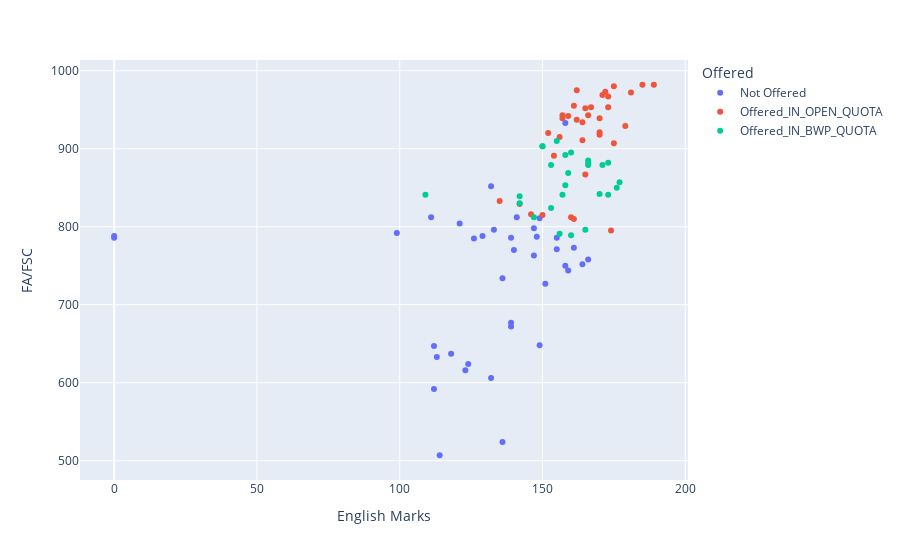

The notebook cell this image was saved under:
### Code cell
# Visulize BS English Applicants
import plotly.express as px
import pandas as pd
df = pd.read_csv('dataset/fall18/01-2019-04-01-bs-english-fall18.csv')
#print(df.columns)
fig = px.scatter(df, x="English Marks", y="FA/FSC",color="Offered",hover_data=['Domicile'])
fig.show()

### Figure 1 — Plotly figure (JSON) as saved in the notebook; plotly's stock layout.template omitted (floating-point values rounded to 4 significant figures)
{"data": [{"customdata": [["OPEN"], ["Bahawalpur"], ["Bahawalpur"], ["Bahawalpur"], ["Bahawalpur"], ["Bahawalpur"], ["Bahawalpur"], ["Bahawalpur"], ["Bahawalpur"], ["Bahawalpur"], ["Bahawalpur"], ["Bahawalpur"], ["Bahawalpur"], ["Bahawalpur"], ["Bahawalpur"], ["Bahawalpur"], ["Bahawalpur"], ["Bahawalpur"], ["Bahawalpur"], ["Bahawalpur"], ["Bahawalpur"], ["Bahawalpur"], ["Bahawalpur"], ["Bahawalpur"], ["Bahawalpur"], ["Bahawalpur"], ["Bahawalpur"], ["Bahawalpur"], ["OPEN"], ["OPEN"], ["OPEN"], ["Bahawalpur"], ["OPEN"], ["Bahawalpur"], ["OPEN"], ["OPEN"], ["Bahawalpur"], ["Bahawalpur"]], "hovertemplate": "Offered=Not Offered<br>English Marks=%{x}<br>FA/FSC=%{y}<br>Domicile=%{customdata[0]}<extra></extra>", "legendgroup": "Not Offered", "marker": {"color": "#636efa", "symbol": "circle"}, "mode": "markers", "name": "Not Offered", "showlegend": true, "type": "scatter", "x": [136, 147, 132, 136, 126, 99, 140, 124, 133, 164, 155, 155, 114, 158, 159, 123, 149, 113, 139, 112, 166, 148, 129, 149, 161, 118, 141, 139, 121, 111, 158, 132, 151, 139, 147, 112, 0, 0], "xaxis": "x", "y": [734, 763, 606, 524, 785, 792, 770, 624, 796, 752, 771, 786, 507, 750, 744, 616, 648, 633, 786, 647, 758, 787, 788, 811, 773, 637, 812, 677, 804, 812, 933, 852, 727, 672, 798, 592, 786, 788], "yaxis": "y"}, {"customdata": [["Bahawalpur"], ["Bahawalpur"], ["Bahawalpur"], ["Bahawalpur"], ["Bahawalpur"], ["Bahawalpur"], ["Bahawalpur"], ["Bahawalpur"], ["Bahawalpur"], ["Bahawalpur"], ["Bahawalpur"], ["Bahawalpur"], ["Bahawalpur"], ["Bahawalpur"], ["Bahawalpur"], ["Bahawalpur"], ["Bahawalpur"], ["Bahawalpur"], ["Bahawalpur"], ["Bahawalpur"], ["Bahawalpur"], ["Bahawalpur"], ["Bahawalpur"], ["OPEN"], ["OPEN"], ["OPEN"], ["OPEN"], ["OPEN"], ["OPEN"], ["OPEN"], ["OPEN"], ["OPEN"], ["OPEN"], ["OPEN"], ["OPEN"]], "hovertemplate": "Offered=Offered_IN_OPEN_QUOTA<br>English Marks=%{x}<br>FA/FSC=%{y}<br>Domicile=%{customdata[0]}<extra></extra>", "legendgroup": "Offered_IN_OPEN_QUOTA", "marker": {"color": "#EF553B", "symbol": "circle"}, "mode": "markers", "name": "Offered_IN_OPEN_QUOTA", "showlegend": true, "type": "scatter", "x": [173, 160, 179, 164, 159, 175, 146, 185, 135, 189, 174, 175, 162, 162, 164, 181, 170, 172, 142, 173, 150, 161, 157, 167, 154, 165, 171, 161, 152, 156, 166, 170, 157, 170, 165], "xaxis": "x", "y": [967, 812, 929, 911, 942, 907, 816, 982, 833, 982, 795, 980, 975, 937, 934, 972, 918, 973, 829, 953, 815, 810, 943, 953, 891, 952, 969, 955, 920, 915, 943, 939, 939, 921, 867], "yaxis": "y"}, {"customdata": [["Bahawalpur"], ["Bahawalpur"], ["Bahawalpur"], ["Bahawalpur"], ["Bahawalpur"], ["Bahawalpur"], ["Bahawalpur"], ["Bahawalpur"], ["Bahawalpur"], ["Bahawalpur"], ["Bahawalpur"], ["Bahawalpur"], ["Bahawalpur"], ["Bahawalpur"], ["Bahawalpur"], ["Bahawalpur"], ["Bahawalpur"], ["Bahawalpur"], ["Bahawalpur"], ["Bahawalpur"], ["Bahawalpur"], ["Bahawalpur"], ["Bahawalpur"], ["Bahawalpur"], ["Bahawalpur"], ["Bahawalpur"]], "hovertemplate": "Offered=Offered_IN_BWP_QUOTA<br>English Marks=%{x}<br>FA/FSC=%{y}<br>Domicile=%{customdata[0]}<extra></extra>", "legendgroup": "Offered_IN_BWP_QUOTA", "marker": {"color": "#00cc96", "symbol": "circle"}, "mode": "markers", "name": "Offered_IN_BWP_QUOTA", "showlegend": true, "type": "scatter", "x": [177, 170, 173, 160, 153, 109, 150, 158, 171, 150, 157, 153, 156, 147, 159, 176, 173, 166, 166, 142, 165, 160, 158, 166, 155, 142], "xaxis": "x", "y": [857, 842, 882, 789, 879, 841, 903, 892, 879, 903, 841, 824, 791, 812, 869, 850, 841, 885, 879, 830, 796, 895, 853, 881, 910, 839], "yaxis": "y"}], "layout": {"legend": {"title": {"text": "Offered"}, "tracegroupgap": 0}, "margin": {"t": 60}, "xaxis": {"anchor": "y", "domain": [0, 1], "title": {"text": "English Marks"}}, "yaxis": {"anchor": "x", "domain": [0, 1], "title": {"text": "FA/FSC"}}}}
